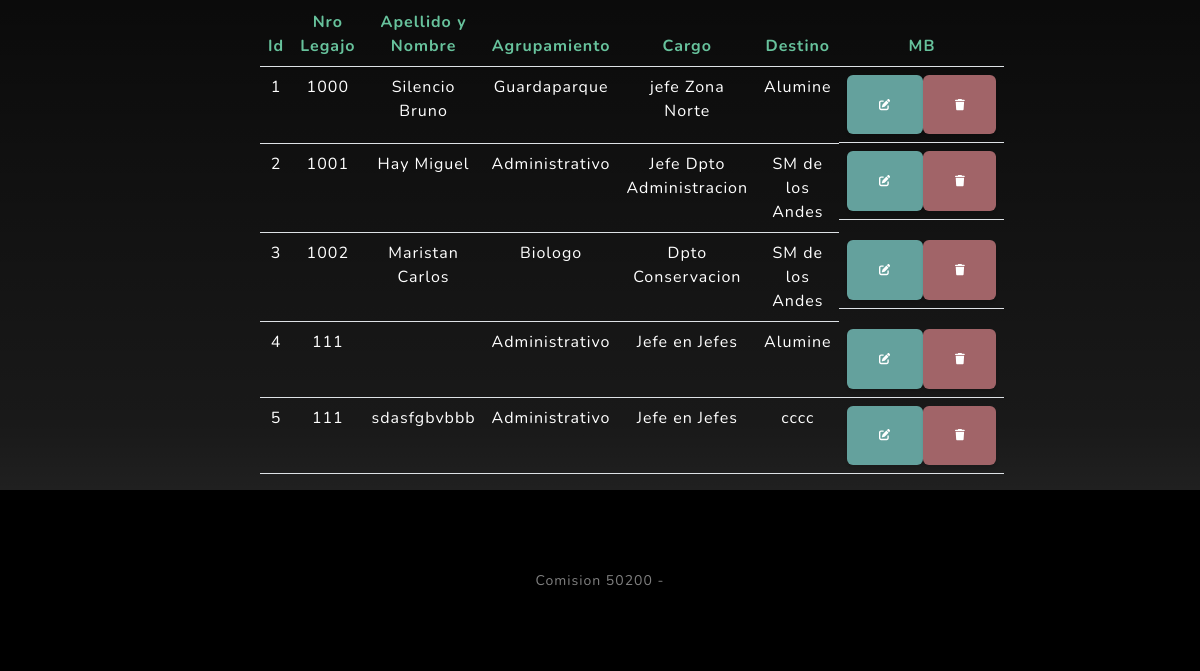
Page /aplicacion/personal/ (signed in, lower part) on the earlier database version.
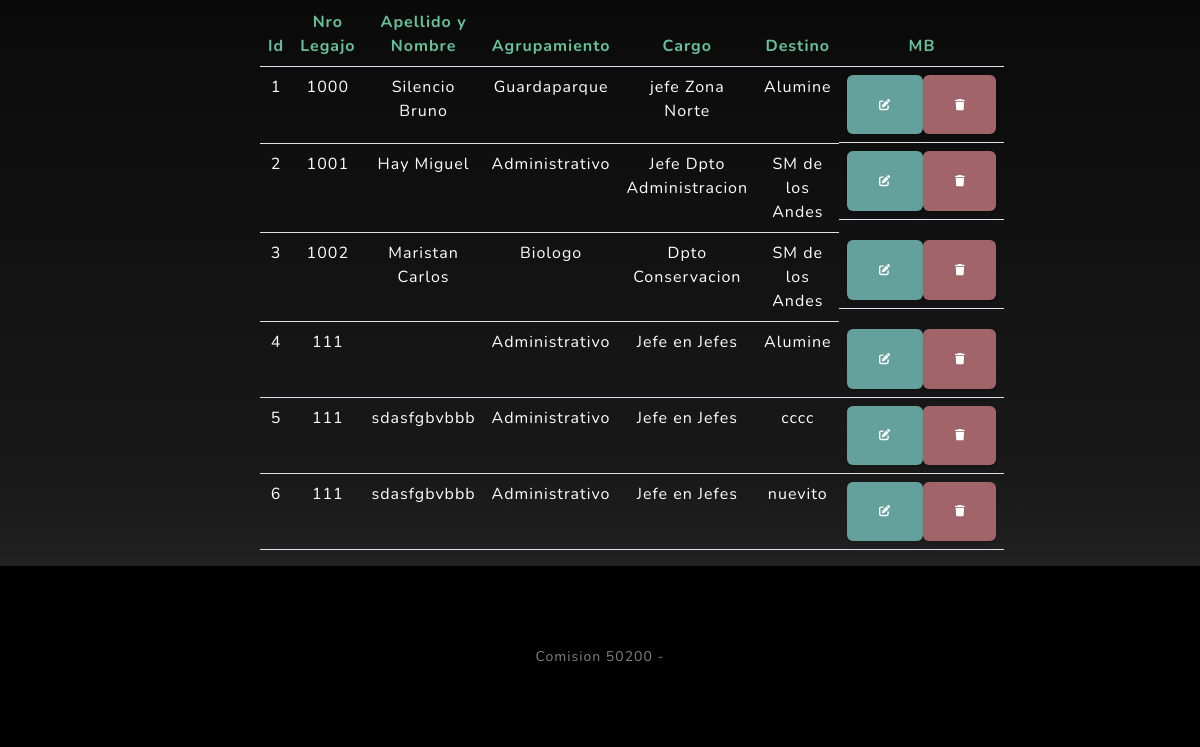
Same page on the later database version.
### aplicacion/models.py (models this page shows, shortened)
class Personal(models.Model):
    nroLegajo = models.CharField(max_length=50)
    apellido_y_Nombre = models.CharField(max_length=50)
    agrupamiento = models.CharField(max_length=50)
    cargo = models.CharField(max_length=50)
    destino = models.CharField(max_length=50)

### aplicacion/views.py (the view)
# urls.py: path('personal/', PersonalList.as_view(), name= "personal"),
class PersonalList(LoginRequiredMixin, ListView):
    model = Personal

### aplicacion/templates/aplicacion/personal_list.html (shortened to what this page needs)
{% extends 'aplicacion/home.html' %}
{% block contenido %}
<table class="text-white table .align-items-end">
    <thead class="text-success">
        <tr class=".align-items-end">
            <th>Id</th>
            <th>Nro Legajo</th>
            <th>Apellido y Nombre</th>
            <th>Agrupamiento</th>
            <th>Cargo</th>
            <th>Destino</th>
            <th> MB </th>
        </tr>
    </thead>
    <tbody class="text-white">
{% for p in personal_list  %}
        <tr>
            <td>{{ p.id }}</td>
            <td>{{ p.nroLegajo }}</td>
            <td>{{ p.apellido_y_Nombre }}</td>
            <td>{{ p.agrupamiento }}</td>
            <td>{{ p.cargo }}</td>
            <td>{{ p.destino }}</td>
            <td class="d-flex">
                <a
                href="{% url 'personal_update' p.id %}"
                class="btn btn-primary"
                style="--bs-btn-padding-y: .25rem; --bs-btn-padding-x: .5rem; --bs-btn-font-size: .75rem;"
                ><i class="fa fa-edit fa-sm" title="Editar"></i>
            </a>
            <a
                href="{% url 'personal_delete' p.id %}"
                class="btn btn-danger"
                style="--bs-btn-padding-y: .25rem; --bs-btn-padding-x: .5rem; --bs-btn-font-size: .75rem;"
                ><i class="fa fa-trash fa-sm" title="Eliminar"></i>
            </a>
            </td>
        </tr>
{% endfor %}
    </tbody>
</table>
{% endblock contenido %}

Differences in the rows shown:
added Personal: id "6", nroLegajo "111", apellido_y_Nombre "sdasfgbvbbb", agrupamiento "Administrativo", cargo "Jefe en Jefes", destino "nuevito"
